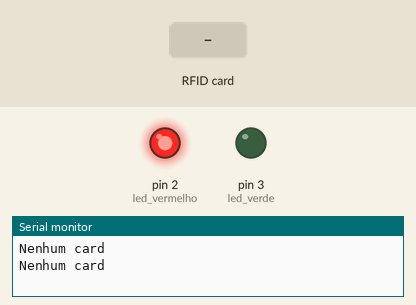
Recording of a sketch running on a simulated Arduino Uno, built with avr-gcc and run on an emulated ATmega328P. Shown: output pins drawn as LEDs (lit = HIGH), the last lines printed to the serial monitor. The test bench sets the inputs (shaded band). Pins used as bus, display or sensor lines are not drawn.

Above: at 1.2 s.
1.3 s: RFID card 5E 7A 19 C4 held to the reader
At 2.9 s:
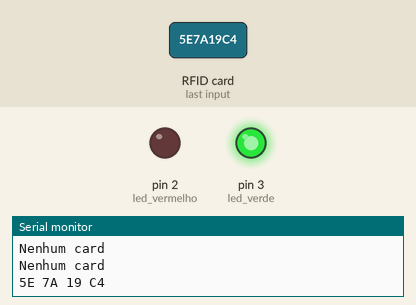
Timing chart, 0 to 4.6 s (numbered marks = the images above; inputs shaded):
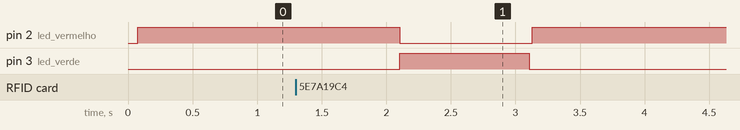

The sketch:

leitor_rfid_uno.ino
```cpp
#include <SPI.h>
#include <MFRC522.h>

#define led_vermelho 2 //LED VERMELHO
#define led_verde 3 //LED VERDE
#define RST_PIN 9 //PINO DE RESET
#define SS_PIN 10 //PINO SDA

MFRC522 leitor(SS_PIN, RST_PIN);  // Cria a instancia do MFRC522

void setup() {
  // put your setup code here, to run once:
  Serial.begin(9600);
  SPI.begin();
  pinMode(led_vermelho, OUTPUT);
  pinMode(led_verde, OUTPUT);
  leitor.PCD_Init();    // Inicia o modulo MFRC522
}

void loop() {
  int tempo = 1000;

  if(! leitor.PICC_IsNewCardPresent()){
    digitalWrite(led_vermelho, HIGH);
    Serial.println("Nenhum card");
    delay(tempo);
    return;
  }

  if(! leitor.PICC_ReadCardSerial()){
    digitalWrite(led_vermelho, LOW);
    digitalWrite(led_verde, HIGH);
    delay(tempo);
    digitalWrite(led_verde, LOW);
    return;
  }

  digitalWrite(led_vermelho, LOW);
  digitalWrite(led_verde, HIGH);
  for (byte i = 0; i < leitor.uid.size; i++)
  {
    Serial.print(leitor.uid.uidByte[i], HEX);
    Serial.print(" ");
  }
  Serial.println(" ");
  delay(tempo);
  digitalWrite(led_verde, LOW);
}
```

Measured:
- after the input at 1.3 s, pin 2 (led_vermelho): HIGH → LOW after 0.80 s, → HIGH 1.0 s later; pin 3 (led_verde): LOW → HIGH after 0.80 s, → LOW 1.0 s later
